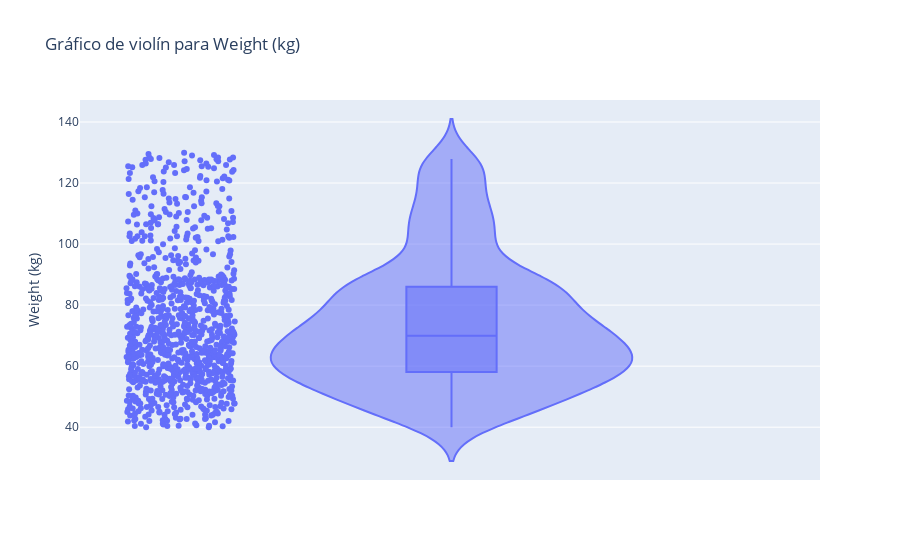
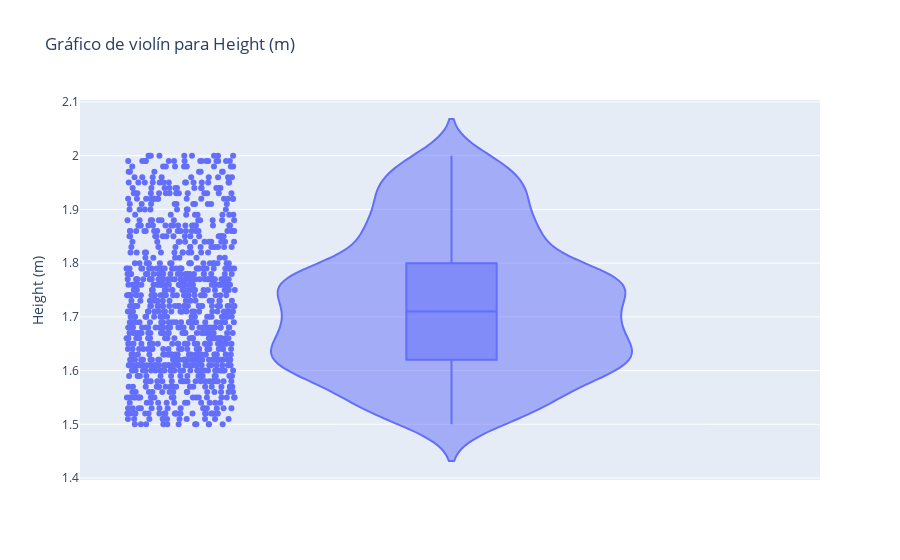
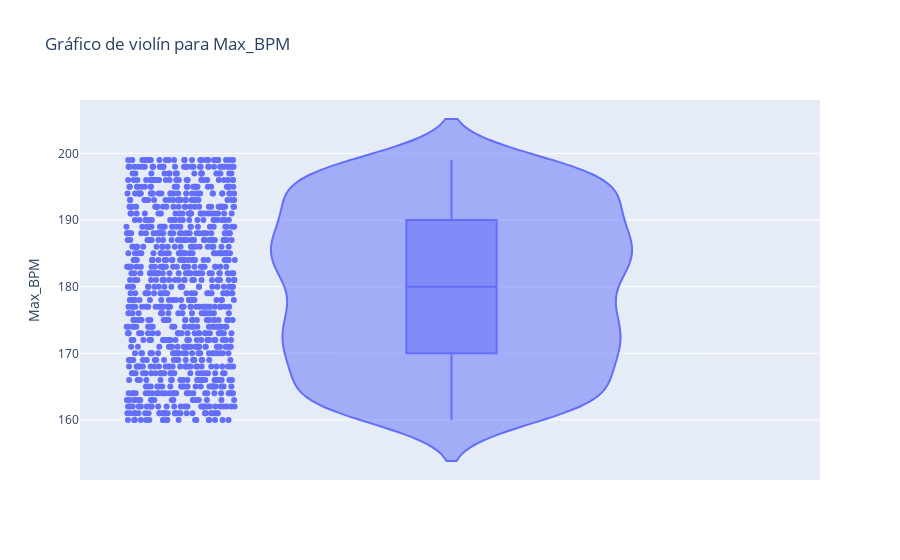
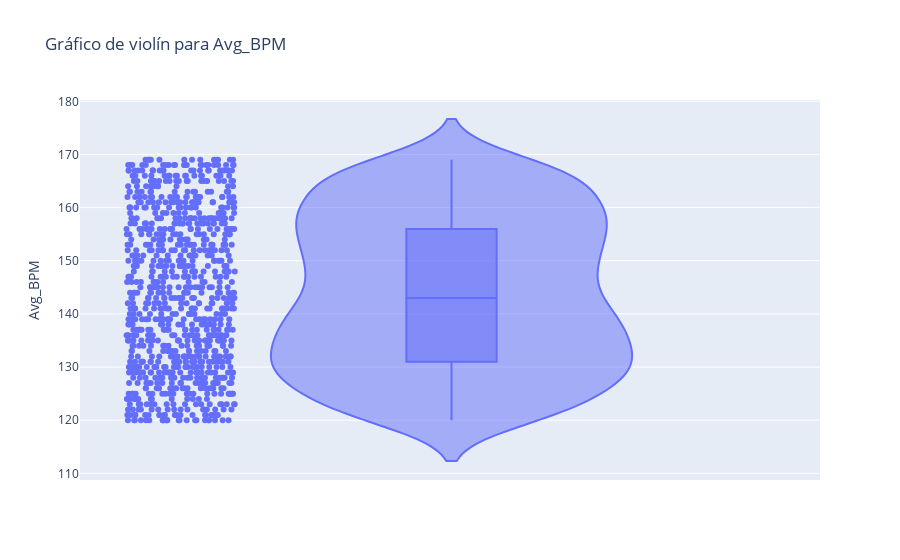

Notebook source saved alongside these figures, in order:
### Markdown cell above
### Correlación entre variables

### Code cell
# Generar gráficos de violín para cada variable
for col in columnas_numericas:
    fig = px.violin(
        df, 
        y=col, 
        box=True, 
        points="all",
        title=f'Gráfico de violín para {col}',
        labels={col: col}
    )
    fig.show()

### Figure 1 — Plotly figure (JSON) as saved in the notebook; plotly's stock layout.template omitted (floating-point values rounded to 4 significant figures; data arrays with more than 128 entries replaced by an {"elided": "..."} marker saying what was removed)
{"data": [{"alignmentgroup": "True", "box": {"visible": true}, "hovertemplate": "Weight (kg)=%{y}<extra></extra>", "legendgroup": "", "marker": {"color": "#636efa"}, "name": "", "offsetgroup": "", "orientation": "v", "points": "all", "scalegroup": "True", "showlegend": false, "type": "violin", "x0": " ", "xaxis": "x", "y": {"elided": "973 float values"}, "y0": " ", "yaxis": "y"}], "layout": {"legend": {"tracegroupgap": 0}, "title": {"text": "Gráfico de violín para Weight (kg)"}, "violinmode": "group", "xaxis": {"anchor": "y", "domain": [0, 1]}, "yaxis": {"anchor": "x", "domain": [0, 1], "title": {"text": "Weight (kg)"}}}}

### Figure 2 — Plotly figure (JSON) as saved in the notebook; plotly's stock layout.template omitted (floating-point values rounded to 4 significant figures; data arrays with more than 128 entries replaced by an {"elided": "..."} marker saying what was removed)
{"data": [{"alignmentgroup": "True", "box": {"visible": true}, "hovertemplate": "Height (m)=%{y}<extra></extra>", "legendgroup": "", "marker": {"color": "#636efa"}, "name": "", "offsetgroup": "", "orientation": "v", "points": "all", "scalegroup": "True", "showlegend": false, "type": "violin", "x0": " ", "xaxis": "x", "y": {"elided": "973 float values"}, "y0": " ", "yaxis": "y"}], "layout": {"legend": {"tracegroupgap": 0}, "title": {"text": "Gráfico de violín para Height (m)"}, "violinmode": "group", "xaxis": {"anchor": "y", "domain": [0, 1]}, "yaxis": {"anchor": "x", "domain": [0, 1], "title": {"text": "Height (m)"}}}}

### Figure 3 — Plotly figure (JSON) as saved in the notebook; plotly's stock layout.template omitted (floating-point values rounded to 4 significant figures; data arrays with more than 128 entries replaced by an {"elided": "..."} marker saying what was removed)
{"data": [{"alignmentgroup": "True", "box": {"visible": true}, "hovertemplate": "Max_BPM=%{y}<extra></extra>", "legendgroup": "", "marker": {"color": "#636efa"}, "name": "", "offsetgroup": "", "orientation": "v", "points": "all", "scalegroup": "True", "showlegend": false, "type": "violin", "x0": " ", "xaxis": "x", "y": {"elided": "973 int values"}, "y0": " ", "yaxis": "y"}], "layout": {"legend": {"tracegroupgap": 0}, "title": {"text": "Gráfico de violín para Max_BPM"}, "violinmode": "group", "xaxis": {"anchor": "y", "domain": [0, 1]}, "yaxis": {"anchor": "x", "domain": [0, 1], "title": {"text": "Max_BPM"}}}}

### Figure 4 — Plotly figure (JSON) as saved in the notebook; plotly's stock layout.template omitted (floating-point values rounded to 4 significant figures; data arrays with more than 128 entries replaced by an {"elided": "..."} marker saying what was removed)
{"data": [{"alignmentgroup": "True", "box": {"visible": true}, "hovertemplate": "Avg_BPM=%{y}<extra></extra>", "legendgroup": "", "marker": {"color": "#636efa"}, "name": "", "offsetgroup": "", "orientation": "v", "points": "all", "scalegroup": "True", "showlegend": false, "type": "violin", "x0": " ", "xaxis": "x", "y": {"elided": "973 int values"}, "y0": " ", "yaxis": "y"}], "layout": {"legend": {"tracegroupgap": 0}, "title": {"text": "Gráfico de violín para Avg_BPM"}, "violinmode": "group", "xaxis": {"anchor": "y", "domain": [0, 1]}, "yaxis": {"anchor": "x", "domain": [0, 1], "title": {"text": "Avg_BPM"}}}}
